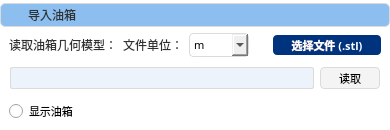
                  <widget class="QFrame" name="frame_left_11">
                   <property name="minimumSize">
                    <size>
                     <width>390</width>
                     <height>130</height>
                    </size>
                   </property>
                   <property name="maximumSize">
                    <size>
                     <width>390</width>
                     <height>130</height>
                    </size>
                   </property>
                   <property name="styleSheet">
                    <string notr="true">#frame_left_11{
	background: #FFFFFF;
	border-radius: 5px 5px 0px 0px;
	border: 1px solid #DBDBDB;
}
QFrame{
	border-radius: 5px 5px 5px 5px;
	background-color: rgb(255, 255, 255);
}</string>
                   </property>
                   <property name="frameShape">
                    <enum>QFrame::StyledPanel</enum>
                   </property>
                   <property name="frameShadow">
                    <enum>QFrame::Raised</enum>
                   </property>
                   <layout class="QVBoxLayout" name="verticalLayout_left_11">
                    <property name="spacing">
                     <number>0</number>
                    </property>
                    <property name="leftMargin">
                     <number>0</number>
                    </property>
                    <property name="topMargin">
                     <number>0</number>
                    </property>
                    <property name="rightMargin">
                     <number>0</number>
                    </property>
                    <property name="bottomMargin">
                     <number>0</number>
                    </property>
                    <item>
                     <widget class="QFrame" name="frame_left_110">
                      <property name="sizePolicy">
                       <sizepolicy hsizetype="Preferred" vsizetype="Preferred">
                        <horstretch>0</horstretch>
                        <verstretch>0</verstretch>
                       </sizepolicy>
                      </property>
                      <property name="minimumSize">
                       <size>
                        <width>0</width>
                        <height>24</height>
                       </size>
                      </property>
                      <property name="maximumSize">
                       <size>
                        <width>16777215</width>
                        <height>24</height>
                       </size>
                      </property>
                      <property name="styleSheet">
                       <string notr="true">#frame_left_110{
	background: radial-gradient, #8CBEEF;
	border-radius: 5px 5px 0px 0px;
	border: 1px solid #DBDBDB;
}
#frame_110{
	background: radial-gradient, #8CBEEF;
	border-radius: 5px 5px 0px 0px;
	border: none;
}
QLabel{
	font-weight: 400;
	font-size: 12px;
	color: #303133;
	text-align: left;
	font-style: normal;
	text-transform: none;
	background-color: rgb(140, 190, 239);
	border-radius: 5px 5px 0px 0px;
	border: none;
}
QPushButton{
	background-color: rgb(140, 190, 239);
	border-radius: 5px 5px 0px 0px;
	border: none;
}
QPushButton:hover {
    background-color: rgb(255, 255, 255);
}</string>
                      </property>
                      <property name="frameShape">
                       <enum>QFrame::StyledPanel</enum>
                      </property>
                      <property name="frameShadow">
                       <enum>QFrame::Raised</enum>
                      </property>
                      <layout class="QHBoxLayout" name="horizontalLayout_left_110">
                       <property name="spacing">
                        <number>6</number>
                       </property>
                       <property name="leftMargin">
                        <number>6</number>
                       </property>
                       <property name="topMargin">
                        <number>0</number>
                       </property>
                       <property name="rightMargin">
                        <number>10</number>
                       </property>
                       <property name="bottomMargin">
                        <number>0</number>
                       </property>
                       <item>
                        <widget class="QFrame" name="frame_110">
                         <property name="styleSheet">
                          <string notr="true"/>
                         </property>
                         <property name="frameShape">
                          <enum>QFrame::StyledPanel</enum>
                         </property>
                         <property name="frameShadow">
                          <enum>QFrame::Raised</enum>
                         </property>
                         <layout class="QHBoxLayout" name="horizontalLayout_110">
                          <property name="spacing">
                           <number>6</number>
                          </property>
                          <property name="leftMargin">
                           <number>0</number>
                          </property>
                          <property name="topMargin">
                           <number>0</number>
                          </property>
                          <property name="rightMargin">
                           <number>0</number>
                          </property>
                          <property name="bottomMargin">
                           <number>0</number>
                          </property>
                          <item>
                           <widget class="QLabel" name="label_1101">
                            <property name="minimumSize">
                             <size>
                              <width>15</width>
                              <height>15</height>
                             </size>
                            </property>
                            <property name="maximumSize">
                             <size>
                              <width>15</width>
                              <height>15</height>
                             </size>
                            </property>
                            <property name="text">
                             <string/>
                            </property>
                            <property name="pixmap">
                             <pixmap resource="res.qrc">:/icons/icon_01.png</pixmap>
                            </property>
                            <property name="scaledContents">
                             <bool>true</bool>
                            </property>
                           </widget>
                          </item>
                          <item>
                           <widget class="QLabel" name="label_1102">
                            <property name="font">
                             <font>
                              <family>黑体</family>
                              <pointsize>-1</pointsize>
                              <weight>50</weight>
                              <italic>false</italic>
                              <bold>false</bold>
                             </font>
                            </property>
                            <property name="text">
                             <string>导入油箱</string>
                            </property>
                           </widget>
                          </item>
                         </layout>
                        </widget>
                       </item>
                       <item>
                        <spacer name="horizontalSpacer_110">
                         <property name="orientation">
                          <enum>Qt::Horizontal</enum>
                         </property>
                         <property name="sizeHint" stdset="0">
                          <size>
                           <width>40</width>
                           <height>20</height>
                          </size>
                         </property>
                        </spacer>
                       </item>
                       <item>
                        <widget class="QPushButton" name="pushButton_110">
                         <property name="font">
                          <font>
                           <family>Arial</family>
                           <pointsize>8</pointsize>
                          </font>
                         </property>
                         <property name="text">
                          <string/>
                         </property>
                         <property name="icon">
                          <iconset resource="res.qrc">
                           <normaloff>:/icons/icon_about.png</normaloff>:/icons/icon_about.png</iconset>
                         </property>
                        </widget>
                       </item>
                      </layout>
                     </widget>
                    </item>
                    <item>
                     <widget class="QFrame" name="frame_left_111">
                      <property name="minimumSize">
                       <size>
                        <width>0</width>
                        <height>30</height>
                       </size>
                      </property>
                      <property name="maximumSize">
                       <size>
                        <width>16777215</width>
                        <height>30</height>
                       </size>
                      </property>
                      <property name="styleSheet">
                       <string notr="true">QLabel{
	font-weight: 400;
	font-size: 12px;
	color: #303133;
	text-align: left;
	font-style: normal;
	text-transform: none;
}
QPushButton {
	height: 20px;
	background: #00337E;
	border-radius: 4px 4px 4px 4px;
	color: rgb(255, 255, 255);
}
QPushButton:hover {
    background: rgb(0, 83, 200);
}
QComboBox{
	background: radial-gradient( #ECECED 0%, #FFFFFF 100%);
	border-radius: 4px 4px 4px 4px;
	border: 1px solid #DBDBDD;
}</string>
                      </property>
                      <property name="frameShape">
                       <enum>QFrame::StyledPanel</enum>
                      </property>
                      <property name="frameShadow">
                       <enum>QFrame::Raised</enum>
                      </property>
                      <layout class="QHBoxLayout" name="horizontalLayout_left_111">
                       <property name="topMargin">
                        <number>0</number>
                       </property>
                       <property name="bottomMargin">
                        <number>0</number>
                       </property>
                       <item>
                        <widget class="QLabel" name="label_1111">
                         <property name="font">
                          <font>
                           <family>黑体</family>
                           <pointsize>-1</pointsize>
                           <weight>50</weight>
                           <italic>false</italic>
                           <bold>false</bold>
                          </font>
                         </property>
                         <property name="text">
                          <string>读取油箱几何模型：</string>
                         </property>
                        </widget>
                       </item>
                       <item>
                        <widget class="QLabel" name="label_1112">
                         <property name="font">
                          <font>
                           <family>黑体</family>
                           <pointsize>-1</pointsize>
                           <weight>50</weight>
                           <italic>false</italic>
                           <bold>false</bold>
                          </font>
                         </property>
                         <property name="text">
                          <string>文件单位：</string>
                         </property>
                        </widget>
                       </item>
                       <item>
                        <widget class="QComboBox" name="comboBox_111">
                         <property name="minimumSize">
                          <size>
                           <width>60</width>
                           <height>24</height>
                          </size>
                         </property>
                         <property name="maximumSize">
                          <size>
                           <width>60</width>
                           <height>24</height>
                          </size>
                         </property>
                         <property name="font">
                          <font>
                           <family>黑体</family>
                           <pointsize>8</pointsize>
                           <weight>50</weight>
                           <bold>false</bold>
                          </font>
                         </property>
                         <item>
                          <property name="text">
                           <string>m</string>
                          </property>
                         </item>
                         <item>
                          <property name="text">
                           <string>mm</string>
                          </property>
                         </item>
                        </widget>
                       </item>
                       <item>
                        <spacer name="horizontalSpacer_111">
                         <property name="orientation">
                          <enum>Qt::Horizontal</enum>
                         </property>
                         <property name="sizeHint" stdset="0">
                          <size>
                           <width>40</width>
                           <height>20</height>
                          </size>
                         </property>
                        </spacer>
                       </item>
                       <item>
                        <widget class="QPushButton" name="pushButton_111">
                         <property name="minimumSize">
                          <size>
                           <width>108</width>
                           <height>20</height>
                          </size>
                         </property>
                         <property name="maximumSize">
                          <size>
                           <width>108</width>
                           <height>20</height>
                          </size>
                         </property>
                         <property name="font">
                          <font>
                           <family>等线</family>
                           <pointsize>8</pointsize>
                           <weight>75</weight>
                           <italic>false</italic>
                           <bold>true</bold>
                          </font>
                         </property>
                         <property name="styleSheet">
                          <string notr="true"/>
                         </property>
                         <property name="text">
                          <string>选择文件 (.stl)</string>
                         </property>
                        </widget>
                       </item>
                      </layout>
                     </widget>
                    </item>
                    <item>
                     <widget class="QFrame" name="frame_left_112">
                      <property name="minimumSize">
                       <size>
                        <width>0</width>
                        <height>30</height>
                       </size>
                      </property>
                      <property name="maximumSize">
                       <size>
                        <width>16777215</width>
                        <height>30</height>
                       </size>
                      </property>
                      <property name="styleSheet">
                       <string notr="true">QPushButton{
	width: 60px;
	height: 20px;
	background: qradialgradient(cx:0%, cy:0%, radius:100%, fx:50%, fy:50%, stop:0 #ECECED, stop:1 #FFFFFF);
	border-radius: 4px 4px 4px 4px;
	border: 1px solid #DBDBDD;
}
QPushButton:hover {
    background: rgb(226, 226, 227);
}
QLineEdit{
	width: 309px;
	height: 20px;
	background: #ECF3FB;
	border-radius: 2px 2px 2px 2px;
	border: 1px solid #DBDBDB;
}</string>
                      </property>
                      <property name="frameShape">
                       <enum>QFrame::StyledPanel</enum>
                      </property>
                      <property name="frameShadow">
                       <enum>QFrame::Raised</enum>
                      </property>
                      <layout class="QHBoxLayout" name="horizontalLayout_left_112">
                       <property name="spacing">
                        <number>6</number>
                       </property>
                       <property name="leftMargin">
                        <number>10</number>
                       </property>
                       <property name="topMargin">
                        <number>0</number>
                       </property>
                       <property name="rightMargin">
                        <number>10</number>
                       </property>
                       <property name="bottomMargin">
                        <number>0</number>
                       </property>
                       <item>
                        <widget class="QLineEdit" name="lineEdit_112"/>
                       </item>
                       <item>
                        <widget class="QPushButton" name="pushButton_112">
                         <property name="maximumSize">
                          <size>
                           <width>60</width>
                           <height>16777215</height>
                          </size>
                         </property>
                         <property name="font">
                          <font>
                           <family>黑体</family>
                           <pointsize>8</pointsize>
                           <weight>50</weight>
                           <bold>false</bold>
                          </font>
                         </property>
                         <property name="text">
                          <string>读取</string>
                         </property>
                        </widget>
                       </item>
                      </layout>
                     </widget>
                    </item>
                    <item>
                     <widget class="QFrame" name="frame_left_113">
                      <property name="minimumSize">
                       <size>
                        <width>0</width>
                        <height>30</height>
                       </size>
                      </property>
                      <property name="maximumSize">
                       <size>
                        <width>16777215</width>
                        <height>30</height>
                       </size>
                      </property>
                      <property name="styleSheet">
                       <string notr="true">QRadioButton{
	border: none;
	background: radial-gradient( #ECECED 0%, #FFFFFF 100%);
	border-radius: 4px 4px 4px 4px;
}</string>
                      </property>
                      <property name="frameShape">
                       <enum>QFrame::StyledPanel</enum>
                      </property>
                      <property name="frameShadow">
                       <enum>QFrame::Raised</enum>
                      </property>
                      <layout class="QHBoxLayout" name="horizontalLayout_left_113">
                       <property name="topMargin">
                        <number>0</number>
                       </property>
                       <property name="bottomMargin">
                        <number>0</number>
                       </property>
                       <item>
                        <widget class="QRadioButton" name="radioButton_113">
                         <property name="font">
                          <font>
                           <family>黑体</family>
                           <pointsize>8</pointsize>
                          </font>
                         </property>
                         <property name="styleSheet">
                          <string notr="true"/>
                         </property>
                         <property name="text">
                          <string>显示油箱</string>
                         </property>
                        </widget>
                       </item>
                      </layout>
                     </widget>
                    </item>
                   </layout>
                  </widget>
